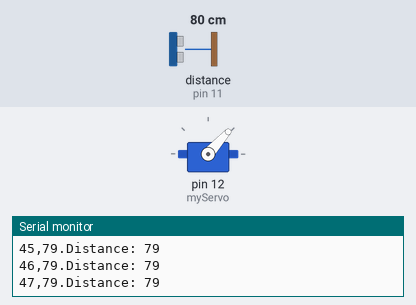
A sketch run on a simulated Arduino Uno, built with avr-gcc and run on an emulated ATmega328P. Parts: servo, the last lines printed to the serial monitor. Wiring (inferred from the names in the program): ultrasonic range finder: trigger pin 10; echo pin 11. The test bench sets the inputs (shaded band); at power-on: distance to the obstacle (sensor on pin 11) 80 cm. The echo pulse lasts 58.3 µs per cm.

Above: at 1.2 s.
1.3 s: distance to the obstacle (sensor on pin 11) set to 35 cm
At 2.4 s:
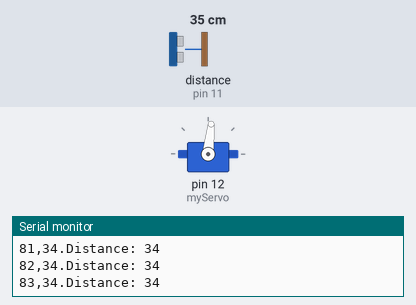
4.3 s: distance to the obstacle (sensor on pin 11) set to 2 cm
6.3 s: distance to the obstacle (sensor on pin 11) set to 19 cm
7.8 s: distance to the obstacle (sensor on pin 11) set to 22 cm
10.8 s: distance to the obstacle (sensor on pin 11) set to 4 cm
12.3 s: distance to the obstacle (sensor on pin 11) set to 60 cm
At 17.56 s:
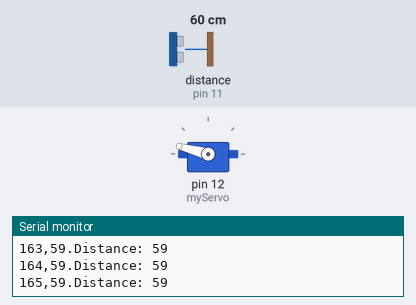
Timing chart, 0 to 18.9 s (numbered marks = the images above; inputs shaded):
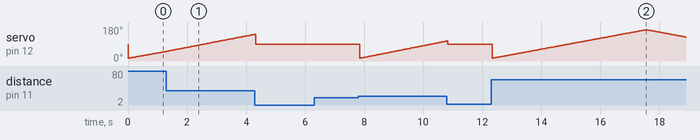

The sketch:

sonar_system_tracking.ino
```cpp
// Includes the Servo library
#include <Servo.h>

/* For Sonar Sensor */
// Defines Trig and Echo pins of the Ultrasonic Sensor
int trigPin = 10; // sending, analog pin 10
int echoPin = 11; // receiving, analog pin 11
// Variables for the duration and the distance
long duration = 0;
int distance = 0;

/* For Servo Motor */
Servo myServo; // Creates a servo object for controlling the servo motor

/* Initialization, must be done before running the main loop function */
void setup() {
  pinMode(trigPin, OUTPUT); // Sets the trigPin as an Output
  pinMode(echoPin, INPUT);  // Sets the echoPin as an Input
  Serial.begin(9600);       // Set Baud Rate.
  myServo.attach(12);       // Defines on which pin the servo motor is attached, analog pin 12
}

void loop() {
  // rotates the servo motor from 15 to 165 degrees, 15 degs <= rotation <= 165 degs
  /* swing from left to right */
  for (int i = 15; i <= 165; i++) {
    if (checkObstacle()) {
      followObstacle();
      return; // Exit the loop to prevent further movement
    }
    myServo.write(i);
    delay(30);
    logServoPosition(i);
  }

  // Repeats the previous lines from 165 to 15 degrees
  /* swing from right to left */
  for (int i = 165; i > 15; i--) {
    if (checkObstacle()) {
      followObstacle();
      return; // Exit the loop to prevent further movement
    }
    myServo.write(i);
    delay(30);
    logServoPosition(i);
  }
}

// Function for calculating the distance measured by the Ultrasonic sensor
int calculateDistance() {
  digitalWrite(trigPin, LOW);
  delayMicroseconds(2);
  // Sets the trigPin on HIGH state for 10 microseconds
  digitalWrite(trigPin, HIGH);
  delayMicroseconds(10);
  digitalWrite(trigPin, LOW);
  duration = pulseIn(echoPin, HIGH); // Reads the echoPin, returns the sound wave travel time in microseconds
  distance = duration * 0.034 / 2;
  return distance;
}

// Function to check for obstacles
bool checkObstacle() {
  distance = calculateDistance();
  Serial.print("Distance: ");
  Serial.println(distance);
  return distance < 20; // Change this threshold as needed (20 cm in this case)
}

// Function to follow the obstacle
void followObstacle() {
  while (true) {
    distance = calculateDistance();
    Serial.print("Following, Distance: ");
    Serial.println(distance);

    // Simple logic to move the servo based on distance
    if (distance < 20) {
      myServo.write(90); // Stop servo at center position when too close
    } else if (distance < 50) {
      myServo.write(165); // Move to right if the obstacle is far
    } else {
      myServo.write(15); // Move to left if the obstacle is very far
    }
    delay(500); // Adjust the delay as needed
    if (!checkObstacle()) {
      break; // Exit following when no obstacle is detected
    }
  }
}

// Function to log servo position and distance
void logServoPosition(int position) {
  Serial.print(position);
  Serial.print(",");
  Serial.print(distance);
  Serial.print(".");
}
```
